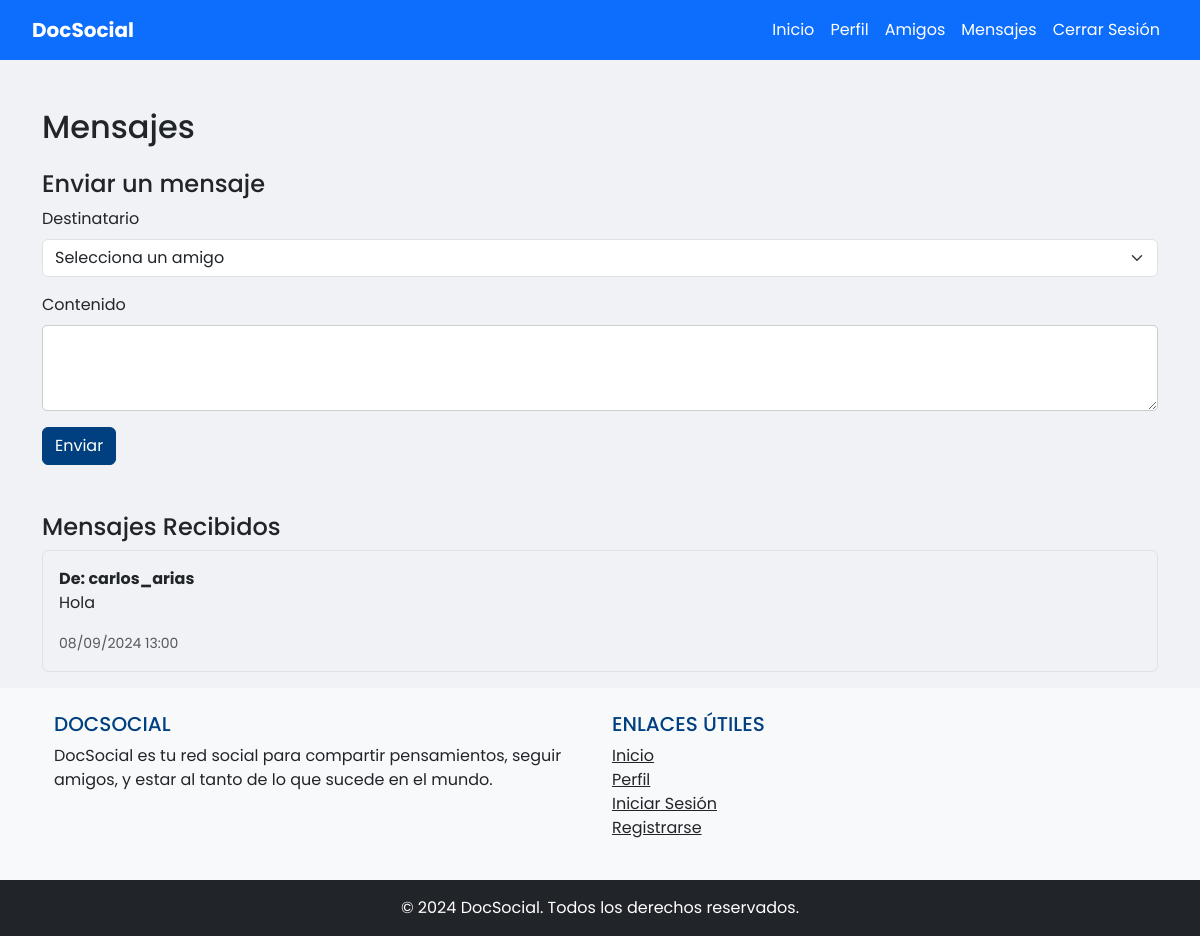
/mensajes.php (signed in), run on the app's committed database.
### tables this page shows
CREATE TABLE `mensajes` (
  `id` int(11) NOT NULL,
  `remitente_id` int(11) NOT NULL,
  `destinatario_id` int(11) NOT NULL,
  `contenido` text NOT NULL,
  `fecha_envio` datetime DEFAULT current_timestamp()
);

CREATE TABLE `usuarios` (
  `id` int(11) NOT NULL,
  `username` varchar(50) NOT NULL,
  `email` varchar(100) NOT NULL,
  `password` varchar(255) NOT NULL,
  `bio` text DEFAULT NULL,
  `avatar` varchar(255) DEFAULT NULL,
  `fecha_registro` timestamp NOT NULL DEFAULT current_timestamp(),
  `foto_perfil` varchar(255) DEFAULT 'ruta/por/defecto.jpg',
  `nombre` varchar(50) NOT NULL,
  `apellido` varchar(50) NOT NULL,
  `descripcion` text DEFAULT NULL
);

### mensajes.php (the view, shortened to what this page needs)
<?php
include('includes/db.php');
$user_id = $_SESSION['user_id'];
$sql_mensajes = "SELECT mensajes.*, usuarios.username AS remitente_username
                  FROM mensajes
                  JOIN usuarios ON mensajes.remitente_id = usuarios.id
                  WHERE mensajes.destinatario_id = '$user_id'
                  ORDER BY mensajes.fecha_envio DESC";
$result_mensajes = $conn->query($sql_mensajes);
?>
<!DOCTYPE html>
<html lang="es">
<head>
    <link href="https://cdn.jsdelivr.net/npm/bootstrap@5.3.0/dist/css/bootstrap.min.css" rel="stylesheet">
    <link rel="stylesheet" href="css/style.css">
</head>
<body>
    <?php include('includes/header.php'); ?>
    <div class="container mt-5">
        <h2>Mensajes</h2>
        <div class="mt-4">
            <h4>Enviar un mensaje</h4>
            <form method="post" action="mensajes.php">
                <div class="mb-3">
                    <label for="destinatario" class="form-label">Destinatario</label>
                    <select class="form-select" id="destinatario" name="destinatario" required>
                        <option value="" disabled selected>Selecciona un amigo</option>
                    </select>
                </div>
                <div class="mb-3">
                    <label for="contenido" class="form-label">Contenido</label>
                    <textarea class="form-control" id="contenido" name="contenido" rows="3" required></textarea>
                </div>
                <button type="submit" class="btn btn-primary">Enviar</button>
            </form>
        </div>
        <div class="mt-5">
            <h4>Mensajes Recibidos</h4>
            <?php if ($result_mensajes->num_rows > 0): ?>
                <?php while($mensaje = $result_mensajes->fetch_assoc()): ?>
                    <div class="mb-3 p-3 border rounded">
                        <strong>De: <?php echo htmlspecialchars($mensaje['remitente_username']); ?></strong>
                        <p><?php echo htmlspecialchars($mensaje['contenido']); ?></p>
                        <small class="text-muted"><?php echo date('d/m/Y H:i', strtotime($mensaje['fecha_envio'])); ?></small>
                    </div>
                <?php endwhile; ?>
            <?php else: ?>
                <p>No tienes mensajes.</p>
            <?php endif; ?>
        </div>
    </div>
    <?php include('includes/footer.php'); ?>
</body>
</html>

### css/style.css (style rules this page uses)
body { font-family: 'Poppins', sans-serif; background-color: #f0f2f5; margin: 0; padding: 0; min-height: 100vh; display: flex; flex-direction: column; }
.btn-primary { background-color: #004080; border-color: #004080; }
.form-control { border-radius: 5px; border: 1px solid #cccccc; box-shadow: none; transition: border-color 0.3s ease-in-out; }

### data on the page
mensajes: remitente.username "carlos_arias", contenido "Hola", fecha_envio "08/09/2024 13:00"
